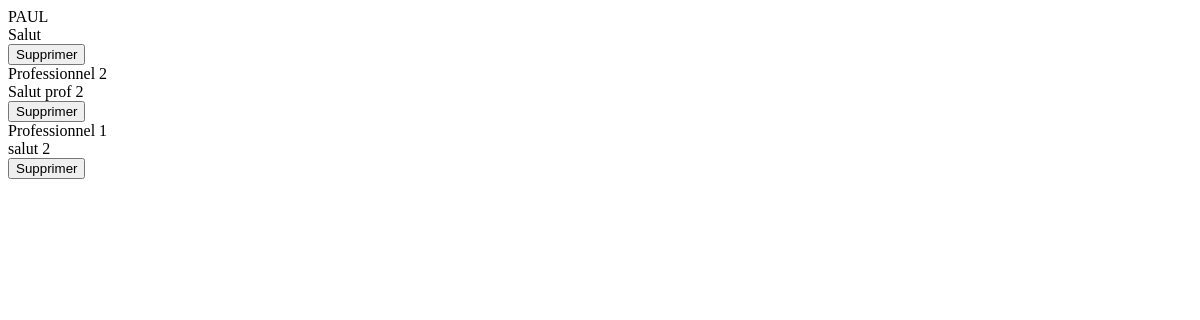
Page /conversations/ (signed in) on the earlier database version.
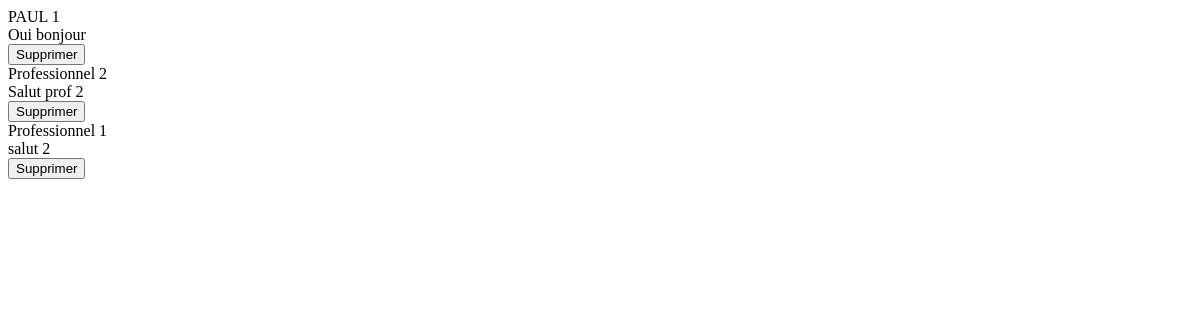
Same page on the later database version.
### app/models.py (models this page shows, shortened)
class Conversation(models.Model):
    visiblePourContributeur = models.BooleanField(default=True)
    visiblePourProfessionnel = models.BooleanField(default=True)
    contributeur = models.ForeignKey(Contributeur, models.CASCADE, related_name="conversationsProfessionnels")
    professionnel = models.ForeignKey(Contributeur, models.CASCADE, related_name="conversationsContributeurs")
    dateDernierMessage = models.DateTimeField(null=True)
    class Meta:
        unique_together = ["contributeur", "professionnel"]
    """
        Les messages non lus pour le contributeur en paramètre sil est dans la conversation
    """
    def messagesNonLus(self, contributeur):
        if(self.contributeur == contributeur):
            return self.message_set.filter(lu=False, expediteur=2)
        elif self.professionnel == contributeur:
            return self.message_set.filter(lu=False, expediteur=1)
        else:
            raise Exception("Le contributeur "+contributeur.nomUtilisateur+" ne fait pas partie de cette conversation")
        return None
    def nbreMessagesNonLus(self, contributeur):
        return self.messagesNonLus(contributeur).count()
    """
        Supprime la conversation pour contributeur
        L'enregistrement n'est pas réelement supprimé de la base de donnée mais plutôt masqué pour le contributeur
    """
    """
        Le dernier message envoyé dans la conversation
    """
    def dernierMessage(self):
        messages = self.message_set.order_by("-id")
        return messages[0] if messages.count() > 0 else None

class Message(models.Model):
    message = models.TextField()
    lu = models.BooleanField(default=False)
    conversation = models.ForeignKey(Conversation, models.CASCADE)
    expediteur = models.IntegerField() # 1 pour le contributeur, 2 pour le professionnel
    date = models.DateTimeField(auto_now=True)
    def messageCourt(self):
        nbreMaxCarac = 65
        return self.message[:nbreMaxCarac]+("..." if len(self.message) > nbreMaxCarac else "")
    def __setattr__(self, name:str, value):
        if name == "expediteur":
            if value == None:
                return
            elif type(value) == int:
                if value != 1 and value != 2:
                    raise Exception("Les valeurs entières acceptées pour la propriété expediteur sont 1 (Contributeur) et 2 (professionnel)");
            elif type(value) == Contributeur:
                if self.conversation.contributeur == value:
                    value = 1
                else:
                    value = 2
            else:
                raise Exception("Type de la propriété 'expediteur' non pris en compte");
        super().__setattr__(name, value)

class Contributeur(models.Model):
    nom = models.CharField(max_length=50, verbose_name="Nom complet")
    nomUtilisateur = models.CharField(max_length=30, verbose_name="Nom d'utilisateur", unique=True)
    motDePasse = models.CharField(max_length=255, verbose_name="Mot de passe")
    dateNaissance = models.DateField(null=True, blank=True,verbose_name="Date de naissance", help_text="Utile pour le suivi de l'alimentation")
    sexe = models.IntegerField(choices=SEXES, null=True, blank=True,verbose_name="Sexe", help_text="Utile pour le suivi de l'alimentation")
    email = models.CharField(max_length=255, null=True, blank=True, verbose_name="Adresse email")
    professionnelSante = models.BooleanField(default=False, verbose_name="Professionnel de la santé")
    """
        Retourne les contributeurs professionels
    """
    """
        Nombre total de messages non lus par le contributeur, toutes les conversations confonfues
    """

### app/views_conversations.py (the view)
# urls.py: path("conversations/", views_conversations.conversations, name="conversations"),
def conversations(request):
    conversations = Conversation.objects.filter(Q(contributeur=getUser(request.session), visiblePourContributeur=True) | Q(professionnel=getUser(request.session), visiblePourProfessionnel=True)).order_by("-dateDernierMessage")
    return render(request, template_name="load/conversations.html", context={
        "conversations":conversations
    })

### app/custom_tags_filters.py (called while the page is built)
@register.simple_tag
def call_method(obj, method_name, *args):
    method = getattr(obj, method_name)
    return method(*args)

### app/user_session.py (called while the page is built)
def isUserConnected(session):
    return session.__contains__("user_id")

def getUser(session) -> Contributeur:
    if isUserConnected(session):
        try:
            return Contributeur.objects.get(id=session["user_id"])
        except Contributeur.DoesNotExist:
            disconnectUser(session)
            return None
    else:
        return None

### context_processors.py (called while the page is built)
def globals(request):
    return {
        'appUser':getUser(request.session)
    }

### templates/load/conversations.html (shortened to what this page needs)
{% for conversation in conversations %}
    <div class="conversation conversation-load" data-id="{{ conversation.id }}" data-nom="{%if conversation.professionnel.id == appUser.id %}{{ conversation.contributeur.nom }}{%else %} {{conversation.professionnel.nom }}{% endif %}">
        <div class="content">
            <div >
                <div class="name">
                    {% if conversation.professionnel.id == appUser.id %}
                        {{ conversation.contributeur.nom }}
                    {% else %}
                        {{ conversation.professionnel.nom }}
                    {% endif %}
                    {% call_method conversation 'nbreMessagesNonLus' appUser as nbreMessagesNonLus %}
                    {% if nbreMessagesNonLus > 0 %}
                            <span class="badge bg-primary unread-messages-count">{{ nbreMessagesNonLus }}</span>
                    {% endif %}
                </div>
                <div class="last-message">
                    {% if conversation.dernierMessage is not null %}
                        {{ conversation.dernierMessage.messageCourt }}
                    {% endif %}
                </div>
            </div>
        </div>
        <div class="more-options">
            <button class="delete-btn">Supprimer</button>
        </div>
    </div>
{% endfor %}

Differences in the rows shown:
changed Conversation "PAUL": nbreMessagesNonLus (not shown) → "1"; dernierMessage.messageCourt "Salut" → "Oui bonjour"
